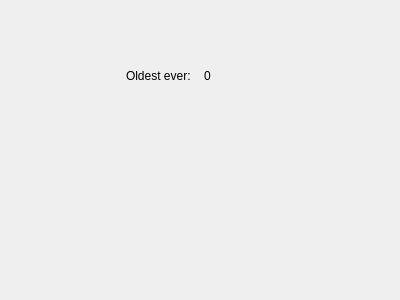
<?xml version="1.0" encoding="UTF-8"?>
<ui version="4.0">
 <class>Form</class>
 <widget class="QWidget" name="Form">
  <property name="geometry">
   <rect>
    <x>0</x>
    <y>0</y>
    <width>400</width>
    <height>300</height>
   </rect>
  </property>
  <property name="windowTitle">
   <string>Form</string>
  </property>
  <widget class="QLabel" name="label">
   <property name="geometry">
    <rect>
     <x>126</x>
     <y>68</y>
     <width>77</width>
     <height>16</height>
    </rect>
   </property>
   <property name="text">
    <string>Oldest ever:</string>
   </property>
  </widget>
  <widget class="QLabel" name="label_2">
   <property name="geometry">
    <rect>
     <x>204</x>
     <y>68</y>
     <width>101</width>
     <height>16</height>
    </rect>
   </property>
   <property name="text">
    <string>0</string>
   </property>
  </widget>
 </widget>
 <resources/>
 <connections/>
</ui>
